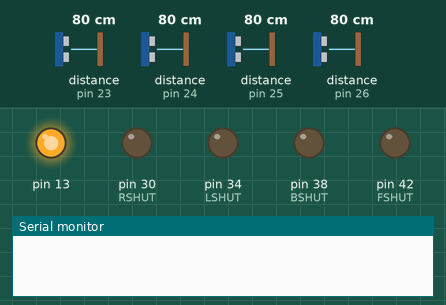
Recording of a sketch running on a simulated Arduino Mega 2560, built with avr-gcc and run on an emulated ATmega2560. Parts: output pins drawn as LEDs (lit = HIGH), the last lines printed to the serial monitor. The inputs (shaded band) are chosen by the test bench; at power-on: distance to the obstacle (sensors on pin 23, pin 24, pin 25, pin 26) 80 cm.

Above: at 0.1 s.
At 1.2 s:
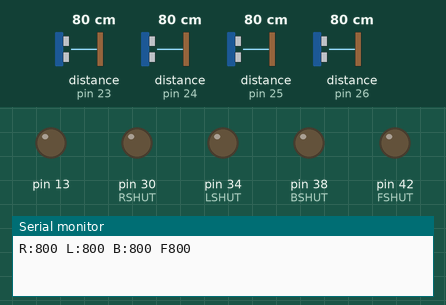
Timing chart, 0 to 2.7 s (numbered marks = the images above):
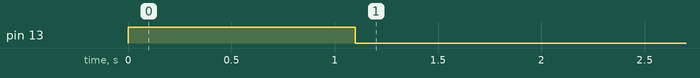

The sketch:

vl53test_serial.ino
```cpp
#include <Wire.h>
#include <VL53L0X.h>

VL53L0X sensorR;
VL53L0X sensorL;
VL53L0X sensorB;
VL53L0X sensorF;

#define RSHUT 30
#define LSHUT 34
#define BSHUT 38
#define FSHUT 42

void setup() {
pinMode(13,OUTPUT);
digitalWrite(13,HIGH);

pinMode(RSHUT, OUTPUT);
pinMode(LSHUT, OUTPUT);
pinMode(BSHUT, OUTPUT);
pinMode(FSHUT, OUTPUT);

digitalWrite(RSHUT, LOW);
digitalWrite(LSHUT, LOW);
digitalWrite(BSHUT, LOW);
digitalWrite(FSHUT, LOW);

delay(100);
Wire.begin();

pinMode(LSHUT, INPUT);
delay(150);
sensorL.init(true);
delay(100);
sensorL.setAddress((uint8_t)23);
sensorL.setTimeout(500);

pinMode(RSHUT, INPUT);
delay(150);
sensorR.init(true);
delay(100);
sensorR.setAddress((uint8_t)24);
sensorR.setTimeout(500);

pinMode(BSHUT, INPUT);
delay(150);
sensorB.init(true);
delay(100);
sensorB.setAddress((uint8_t)25);
sensorB.setTimeout(500);

pinMode(FSHUT, INPUT);
delay(150);
sensorF.init(true);
delay(100);
sensorF.setAddress((uint8_t)26);
sensorF.setTimeout(500);

sensorL.startContinuous();
sensorB.startContinuous();
sensorR.startContinuous();
sensorF.startContinuous();
digitalWrite(13,LOW);

Serial.begin(19200);
}

void loop(){
Serial.print("R:");
Serial.print(sensorR.readRangeContinuousMillimeters());
Serial.print(" L:");
Serial.print(sensorL.readRangeContinuousMillimeters());
Serial.print(" B:");
Serial.print(sensorB.readRangeContinuousMillimeters());
Serial.print(" F");
Serial.println(sensorF.readRangeContinuousMillimeters());
delay(10);
}
```
